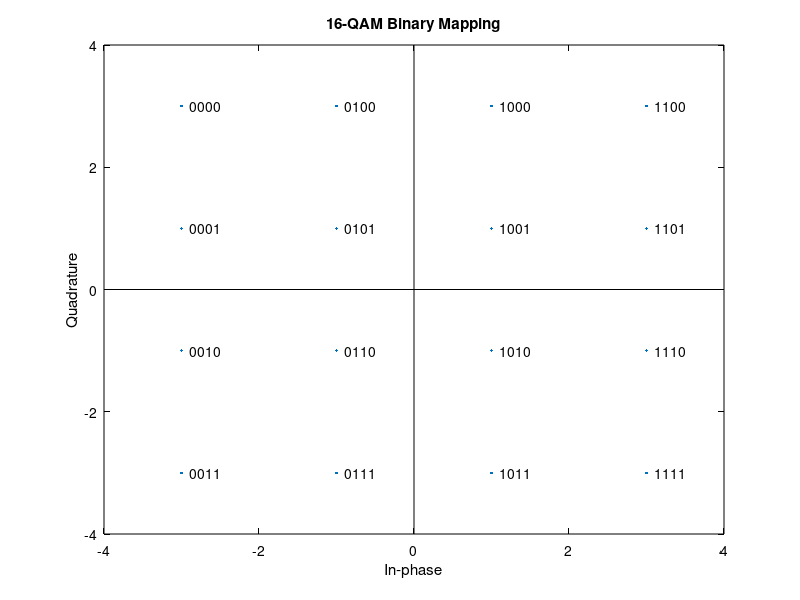

Recreate this plot in MATLAB.
clc;
clear;
close all; % Added to close previous figures

M = 16;
x = (0:15);

% Binary Mapping
y1 = qammod(x, M, 'bin');

% Generate scatterplot (this automatically opens a figure)
scatterplot(y1);

% Add binary text labels (forced to black)
text(real(y1) + 0.1, imag(y1), dec2bin(x), 'Color', 'k');
title('16-QAM Binary Mapping', 'Color', 'k');

% Set axis limits
axis([-4 4 -4 4]);
xL = xlim; 
yL = ylim; % Added missing semicolon here

% Draw center axis lines (forced to black)
line([0 0], yL, 'Color', 'k');
line(xL, [0 0], 'Color', 'k');

% --- MAKE BACKGROUND WHITE AND AXES BLACK ---
set(gcf, 'Color', 'w'); 
set(gca, 'Color', 'w', 'XColor', 'k', 'YColor', 'k');

% Optional: Uncomment the line below if you want to auto-save it like the others!
% exportgraphics(gcf, '16QAM_Constellation.png', 'Resolution', 300);
